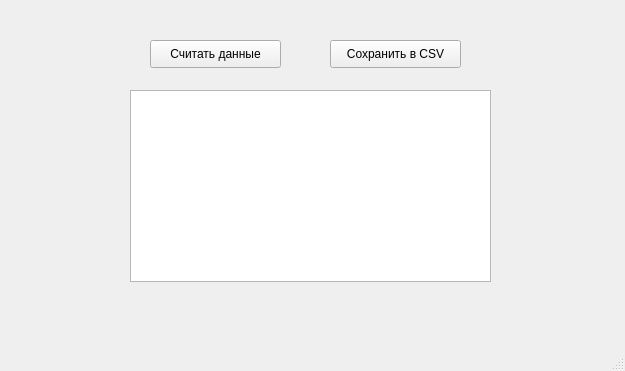
<?xml version="1.0" encoding="UTF-8"?>
<ui version="4.0">
 <class>MainWindow</class>
 <widget class="QMainWindow" name="MainWindow">
  <property name="geometry">
   <rect>
    <x>0</x>
    <y>0</y>
    <width>625</width>
    <height>371</height>
   </rect>
  </property>
  <property name="windowTitle">
   <string>MainWindow</string>
  </property>
  <widget class="QWidget" name="centralwidget">
   <widget class="QPushButton" name="readButton">
    <property name="geometry">
     <rect>
      <x>150</x>
      <y>40</y>
      <width>131</width>
      <height>28</height>
     </rect>
    </property>
    <property name="text">
     <string>Считать данные</string>
    </property>
   </widget>
   <widget class="QPushButton" name="saveButton">
    <property name="geometry">
     <rect>
      <x>330</x>
      <y>40</y>
      <width>131</width>
      <height>28</height>
     </rect>
    </property>
    <property name="text">
     <string>Сохранить в CSV</string>
    </property>
   </widget>
   <widget class="QTableWidget" name="tableWidget">
    <property name="geometry">
     <rect>
      <x>130</x>
      <y>90</y>
      <width>361</width>
      <height>192</height>
     </rect>
    </property>
   </widget>
  </widget>
  <widget class="QMenuBar" name="menubar">
   <property name="geometry">
    <rect>
     <x>0</x>
     <y>0</y>
     <width>625</width>
     <height>26</height>
    </rect>
   </property>
  </widget>
  <widget class="QStatusBar" name="statusbar"/>
 </widget>
 <resources/>
 <connections/>
</ui>
